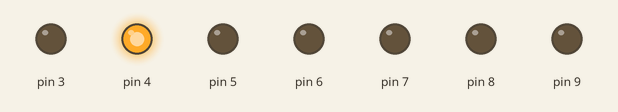
This sketch was run on a simulated Arduino Uno, built with avr-gcc and run on an emulated ATmega328P. Parts: output pins drawn as LEDs (lit = HIGH).

Above: at 0.1 s.
Timing chart, 0 to 1.6 s (numbered marks = the images above):
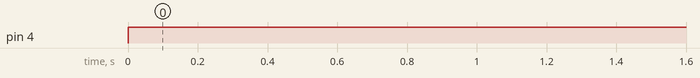

Measured:
- by itself, pin 4: LOW → HIGH at 0.00 s

The sketch:

main.ino
```cpp
void setup() {
    pinMode(3, OUTPUT);
    pinMode(4, OUTPUT);
    pinMode(5, OUTPUT);
    pinMode(6, OUTPUT);
    pinMode(7, OUTPUT);
    pinMode(8, OUTPUT);
    pinMode(9, OUTPUT);
}

void loop() {
    digitalWrite(4, HIGH);
    //digitalWrite(7, HIGH);
    delay(5000);
}
```
